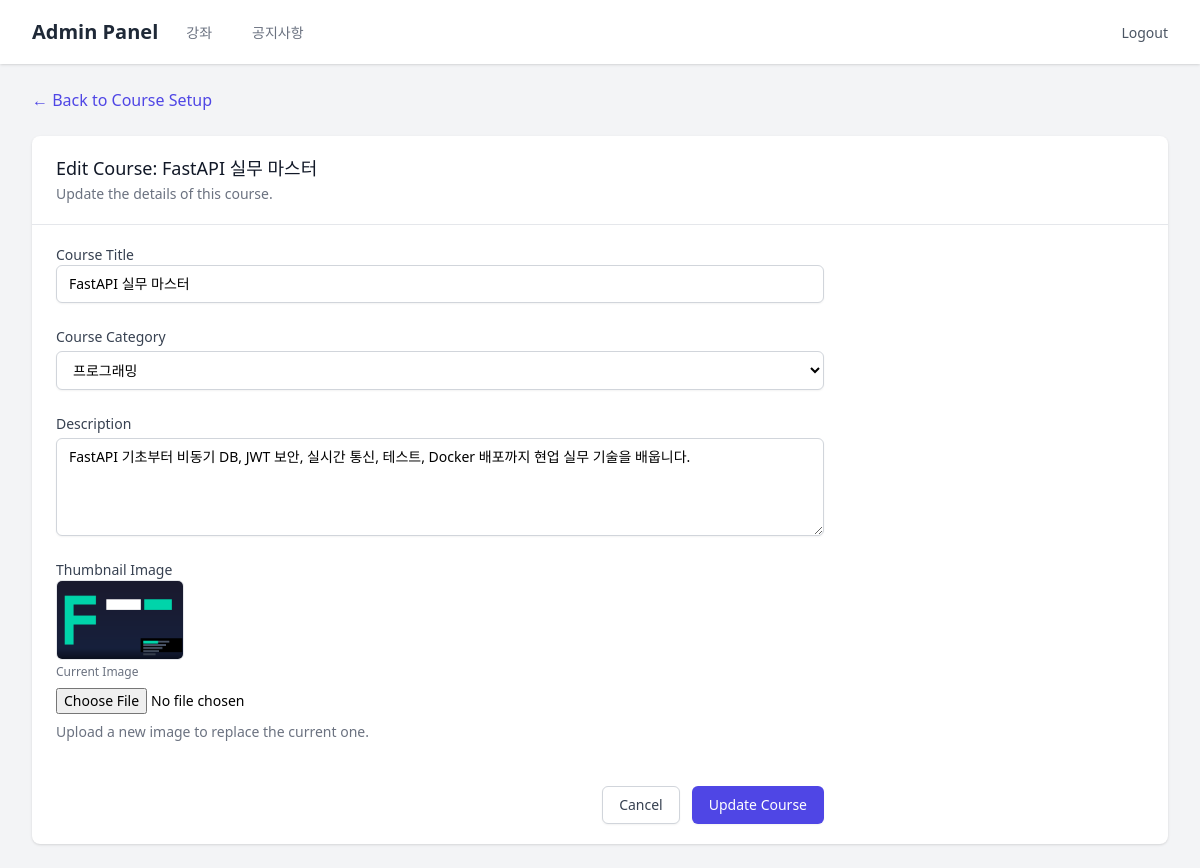
Page /admin/courses/6/edit (signed in) on the committed database.
### models/__init__.py (models this page shows)
class Course(SQLModel, table=True):
    id: Optional[int] = Field(default=None, primary_key=True)
    title: str
    description: Optional[str] = None
    thumbnail_url: Optional[str] = None
    category_id: Optional[int] = Field(default=None, foreign_key="category.id")
    category: Optional[Category] = Relationship(back_populates="courses")
    lessons: List["Lesson"] = Relationship(back_populates="course", cascade_delete=True)

class Category(SQLModel, table=True):
    id: Optional[int] = Field(default=None, primary_key=True)
    name: str = Field(index=True, unique=True)
    order: int = Field(default=0)
    courses: List["Course"] = Relationship(back_populates="category")

### routers/admin.py (the view)
@router.get("/courses/{course_id}/edit")
def edit_course_page(
    request: Request,
    course_id: int,
    user: User = Depends(get_current_admin_user),
    session: Session = Depends(get_session)
):
    course = session.get(Course, course_id)
    if not course:
        raise HTTPException(status_code=404, detail="Course not found")
    categories = session.exec(select(Category).order_by(Category.order)).all()
    return templates.TemplateResponse(
        request=request, name="admin/course_edit.html", context={"user": user, "course": course, "categories": categories}
    )

### templates/admin/course_edit.html (shortened to what this page needs)
{% extends "admin/base.html" %}
{% block content %}
<div class="mb-6">
    <a href="/admin/courses/{{ course.id }}"
        class="text-indigo-600 hover:text-indigo-900 transition flex items-center gap-1">
        &larr; Back to Course Setup
    </a>
</div>
<div class="bg-white shadow overflow-hidden sm:rounded-lg">
    <div class="px-4 py-5 sm:px-6">
        <h3 class="text-lg leading-6 font-medium text-gray-900">Edit Course: {{ course.title }}</h3>
        <p class="mt-1 max-w-2xl text-sm text-gray-500">Update the details of this course.</p>
    </div>
    <div class="border-t border-gray-200 px-4 py-5 sm:px-6">
        <form action="/admin/courses/{{ course.id }}/edit" method="POST" enctype="multipart/form-data"
            class="space-y-6 max-w-3xl">
            <div>
                <label for="title" class="block text-sm font-medium text-gray-700">Course Title</label>
                <div>
                    <input type="text" name="title" id="title" required value="{{ course.title }}"
                        class="shadow-sm focus:ring-indigo-500 focus:border-indigo-500 block w-full sm:text-sm border-gray-300 rounded-md py-2 px-3 border">
                </div>
            </div>
            <div>
                <label for="category_id" class="block text-sm font-medium text-gray-700">Course Category</label>
                <div class="mt-1">
                    <select id="category_id" name="category_id" required
                        class="shadow-sm focus:ring-indigo-500 focus:border-indigo-500 block w-full sm:text-sm border-gray-300 rounded-md py-2 px-3 border bg-white">
                        {% for cat in categories %}
                        <option value="{{ cat.id }}" {% if cat.id==course.category_id %}selected{% endif %}>{{ cat.name
                            }}</option>
                        {% endfor %}
                    </select>
                </div>
            </div>
            <div>
                <label for="description" class="block text-sm font-medium text-gray-700">Description</label>
                <div class="mt-1">
                    <textarea id="description" name="description" rows="4"
                        class="shadow-sm focus:ring-indigo-500 focus:border-indigo-500 block w-full sm:text-sm border border-gray-300 rounded-md py-2 px-3">{{ course.description }}</textarea>
                </div>
            </div>
            <div>
                <label for="thumbnail" class="block text-sm font-medium text-gray-700">Thumbnail Image</label>
                {% if course.thumbnail_url %}
                <div class="mb-2">
                    <img src="{{ course.thumbnail_url }}" alt="Current Thumbnail"
                        class="h-20 w-32 object-cover rounded-md border">
                    <p class="text-xs text-gray-500 mt-1">Current Image</p>
                </div>
                {% endif %}
                <div class="mt-1 flex items-center">
                    <input type="file" name="thumbnail" id="thumbnail" accept="image/*"
                        class="focus:ring-indigo-500 focus:border-indigo-500 block w-full sm:text-sm border-gray-300">
                </div>
                <p class="mt-2 text-sm text-gray-500">Upload a new image to replace the current one.</p>
            </div>
            <div class="pt-5 flex justify-end">
                <button type="button" onclick="window.history.back()"
                    class="bg-white py-2 px-4 border border-gray-300 rounded-md shadow-sm text-sm font-medium text-gray-700 hover:bg-gray-50 focus:outline-none focus:ring-2 focus:ring-offset-2 focus:ring-indigo-500">
                    Cancel
                </button>
                <button type="submit"
                    class="ml-3 inline-flex justify-center py-2 px-4 border border-transparent shadow-sm text-sm font-medium rounded-md text-white bg-indigo-600 hover:bg-indigo-700 focus:outline-none focus:ring-2 focus:ring-offset-2 focus:ring-indigo-500">
                    Update Course
                </button>
            </div>
        </form>
    </div>
</div>
{% endblock %}

### rows in the picture
Course: title "FastAPI 실무 마스터", category_id "프로그래밍", description "FastAPI 기초부터 비동기 DB, JWT 보안, 실시간 통신, 테스트, Docker 배포까지 현업 실무 기술을 배웁니다.", thumbnail_url (picture)
